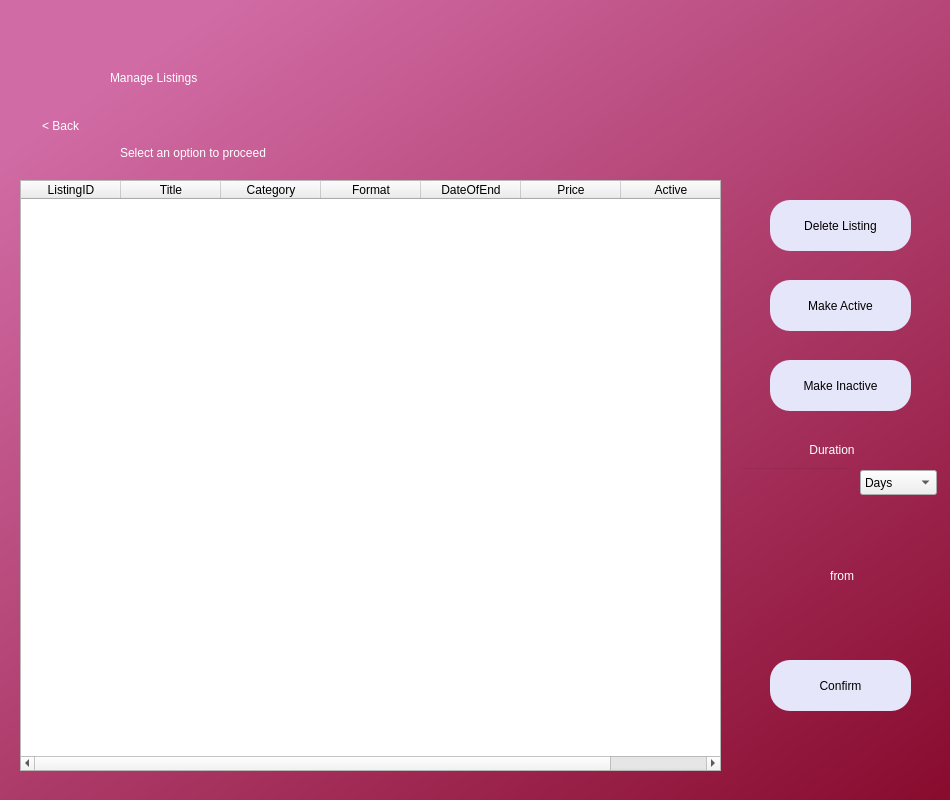
<?xml version="1.0" encoding="UTF-8"?>
<ui version="4.0">
 <class>Dialog</class>
 <widget class="QDialog" name="Dialog">
  <property name="geometry">
   <rect>
    <x>0</x>
    <y>0</y>
    <width>950</width>
    <height>800</height>
   </rect>
  </property>
  <property name="minimumSize">
   <size>
    <width>950</width>
    <height>800</height>
   </size>
  </property>
  <property name="maximumSize">
   <size>
    <width>950</width>
    <height>800</height>
   </size>
  </property>
  <property name="windowTitle">
   <string>Dialog</string>
  </property>
  <widget class="QWidget" name="bgwidget" native="true">
   <property name="geometry">
    <rect>
     <x>0</x>
     <y>0</y>
     <width>1201</width>
     <height>801</height>
    </rect>
   </property>
   <property name="styleSheet">
    <string notr="true">QWidget#bgwidget{
background-color:qlineargradient(spread:pad, x1:0.091, y1:0.101636, x2:0.991379, y2:0.977, stop:0 rgba(209, 107, 165, 255), stop:1 rgba(128, 0, 32, 255));}</string>
   </property>
   <widget class="QLabel" name="label">
    <property name="geometry">
     <rect>
      <x>110</x>
      <y>20</y>
      <width>679</width>
      <height>116</height>
     </rect>
    </property>
    <property name="styleSheet">
     <string notr="true">font: 72pt &quot;MS Shell Dlg 2&quot;; color:rgb(255, 255, 255)</string>
    </property>
    <property name="text">
     <string>Manage Listings</string>
    </property>
   </widget>
   <widget class="QLabel" name="label_4">
    <property name="geometry">
     <rect>
      <x>120</x>
      <y>140</y>
      <width>258</width>
      <height>25</height>
     </rect>
    </property>
    <property name="styleSheet">
     <string notr="true">font: 16pt &quot;MS Shell Dlg 2&quot;;color:rgb(255, 255, 255)</string>
    </property>
    <property name="text">
     <string>Select an option to proceed</string>
    </property>
   </widget>
   <widget class="QTableWidget" name="listingstable">
    <property name="geometry">
     <rect>
      <x>20</x>
      <y>180</y>
      <width>701</width>
      <height>591</height>
     </rect>
    </property>
    <property name="sizeAdjustPolicy">
     <enum>QAbstractScrollArea::AdjustIgnored</enum>
    </property>
    <attribute name="verticalHeaderVisible">
     <bool>true</bool>
    </attribute>
    <column>
     <property name="text">
      <string>ListingID</string>
     </property>
    </column>
    <column>
     <property name="text">
      <string>Title</string>
     </property>
    </column>
    <column>
     <property name="text">
      <string>Category</string>
     </property>
    </column>
    <column>
     <property name="text">
      <string>Format</string>
     </property>
    </column>
    <column>
     <property name="text">
      <string>DateOfEnd</string>
     </property>
    </column>
    <column>
     <property name="text">
      <string>Price</string>
     </property>
    </column>
    <column>
     <property name="text">
      <string>Active</string>
     </property>
    </column>
   </widget>
   <widget class="QPushButton" name="deletelist">
    <property name="geometry">
     <rect>
      <x>770</x>
      <y>200</y>
      <width>141</width>
      <height>51</height>
     </rect>
    </property>
    <property name="styleSheet">
     <string notr="true">border-radius:20px;
background-color: rgb(230, 230, 250);
font: 14pt &quot;MS Shell Dlg 2&quot;;</string>
    </property>
    <property name="text">
     <string>Delete Listing</string>
    </property>
   </widget>
   <widget class="QPushButton" name="setactive">
    <property name="geometry">
     <rect>
      <x>770</x>
      <y>280</y>
      <width>141</width>
      <height>51</height>
     </rect>
    </property>
    <property name="styleSheet">
     <string notr="true">border-radius:20px;
background-color: rgb(230, 230, 250);
font: 14pt &quot;MS Shell Dlg 2&quot;;</string>
    </property>
    <property name="text">
     <string>Make Active</string>
    </property>
   </widget>
   <widget class="QPushButton" name="setinactive">
    <property name="geometry">
     <rect>
      <x>770</x>
      <y>360</y>
      <width>141</width>
      <height>51</height>
     </rect>
    </property>
    <property name="styleSheet">
     <string notr="true">border-radius:20px;
background-color: rgb(230, 230, 250);
font: 14pt &quot;MS Shell Dlg 2&quot;;</string>
    </property>
    <property name="text">
     <string>Make Inactive</string>
    </property>
   </widget>
   <widget class="QLabel" name="confirmtoast">
    <property name="geometry">
     <rect>
      <x>740</x>
      <y>510</y>
      <width>201</width>
      <height>131</height>
     </rect>
    </property>
    <property name="styleSheet">
     <string notr="true">font: 16pt &quot;MS Shell Dlg 2&quot;;color:rgb(255, 255, 255)</string>
    </property>
    <property name="text">
     <string>&lt;Deleting/Updating&gt;
&lt;Listing&gt; from
&lt;user&gt;</string>
    </property>
    <property name="alignment">
     <set>Qt::AlignCenter</set>
    </property>
   </widget>
   <widget class="QPushButton" name="confirmchoice">
    <property name="geometry">
     <rect>
      <x>770</x>
      <y>660</y>
      <width>141</width>
      <height>51</height>
     </rect>
    </property>
    <property name="styleSheet">
     <string notr="true">border-radius:20px;
background-color: rgb(230, 230, 250);
font: 14pt &quot;MS Shell Dlg 2&quot;;</string>
    </property>
    <property name="text">
     <string>Confirm</string>
    </property>
   </widget>
   <widget class="QPushButton" name="goback">
    <property name="geometry">
     <rect>
      <x>20</x>
      <y>80</y>
      <width>81</width>
      <height>91</height>
     </rect>
    </property>
    <property name="styleSheet">
     <string notr="true">border-radius:20px;
font: 14pt &quot;MS Shell Dlg 2&quot;; color:rgb(255, 255, 255)</string>
    </property>
    <property name="text">
     <string>&lt; Back</string>
    </property>
   </widget>
   <widget class="QLabel" name="durationlabel">
    <property name="geometry">
     <rect>
      <x>792</x>
      <y>437</y>
      <width>80</width>
      <height>25</height>
     </rect>
    </property>
    <property name="styleSheet">
     <string notr="true">font: 16pt &quot;MS Shell Dlg 2&quot;;color:rgb(255, 255, 255)</string>
    </property>
    <property name="text">
     <string>Duration</string>
    </property>
    <property name="alignment">
     <set>Qt::AlignCenter</set>
    </property>
   </widget>
   <widget class="QLineEdit" name="durationfield">
    <property name="geometry">
     <rect>
      <x>740</x>
      <y>467</y>
      <width>111</width>
      <height>31</height>
     </rect>
    </property>
    <property name="styleSheet">
     <string notr="true">background-color:rgba(0,0,0,0);
font: 12pt &quot;MS Shell Dlg 2&quot;;
color:rgb(255, 255, 255);</string>
    </property>
   </widget>
   <widget class="QComboBox" name="durationunits">
    <property name="geometry">
     <rect>
      <x>860</x>
      <y>470</y>
      <width>77</width>
      <height>25</height>
     </rect>
    </property>
    <property name="styleSheet">
     <string notr="true">border-color: rgb(0, 0, 127);
font: 12pt &quot;MS Shell Dlg 2&quot;;</string>
    </property>
    <item>
     <property name="text">
      <string>Days</string>
     </property>
    </item>
    <item>
     <property name="text">
      <string>Weeks</string>
     </property>
    </item>
    <item>
     <property name="text">
      <string>Months</string>
     </property>
    </item>
   </widget>
  </widget>
 </widget>
 <resources>
  <include location="placeholder.qrc"/>
 </resources>
 <connections/>
</ui>
